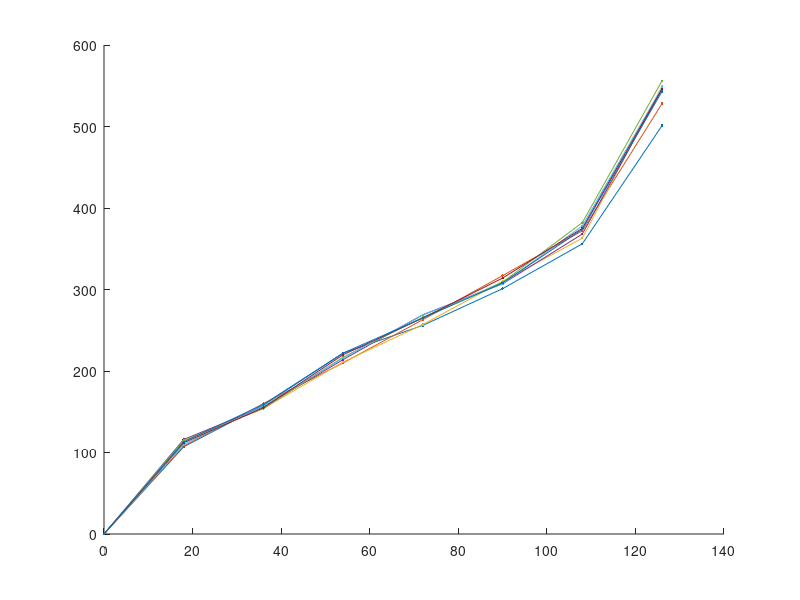
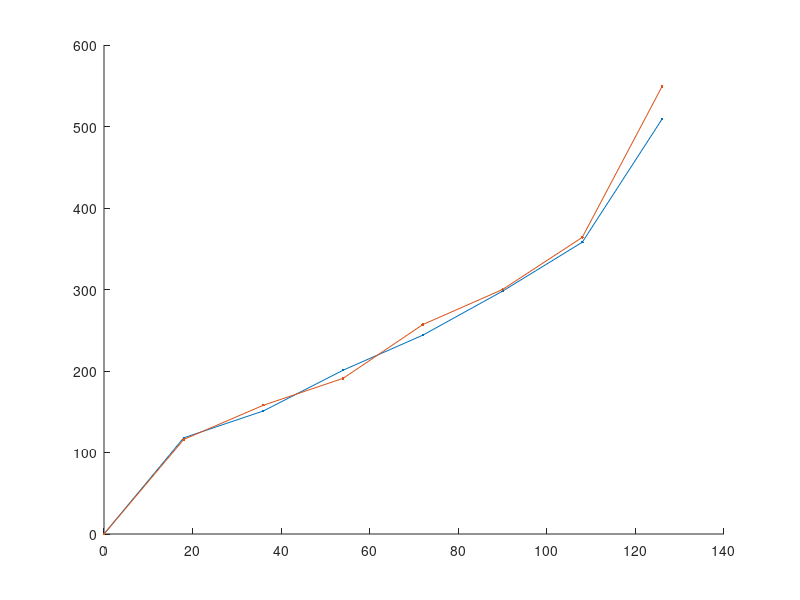

The MATLAB script that drew these images, in order:
% x =[0 120 160 266 249 305 354 507];
% x1 =[0 116 156 234 256 309 365 518];
% x2 = [0 115 157 230 262 315 364 539];
% x3 = [0 117 157 212 261 315 375 545];
% x4 = [0 124 165 227 254 313 369 533];
% x5 = [0 116 164 227 254 303 368 525];
% x6 = [0 116 155 299 246 298 356 519];

x =[0 107 158 222 256 301 356 501 ];
x1 =[0 108 160 210 263 317 372 528];
x2 = [0	114	154	211	257	310	363	549];
x3 = [0	116	156	214	269	307	368	546];
x4 = [0	115	154	217	266	309	382	556];
x5 = [0	110	157	216	269	307	378	548];
x6 = [0	112	155	220	265	314	375	546];
x7 = [0	113	159	222	265	308	374	543];
y = [0 18 36 54 72 90 108 126];
figure(1);
hold on
plot(y,x,'.-');
plot(y,x1,'.-');
plot(y,x2,'.-');
plot(y,x3,'.-');
plot(y,x4,'.-');
plot(y,x5,'.-');
plot(y,x6,'.-');
plot(y,x7,'.-');
hold off

z =[0 118 151 201 244 298 358 509 ];
z1 =[0 116 158 191 257 300 364 549];
%z2 =[0 116 375 200 256 304 368 533];
figure(2); %% поменяли 3 и 4 местами
hold on
plot(y,z,'.-');
plot(y,z1,'.-');
%plot(y,z2,'.-');
hold off